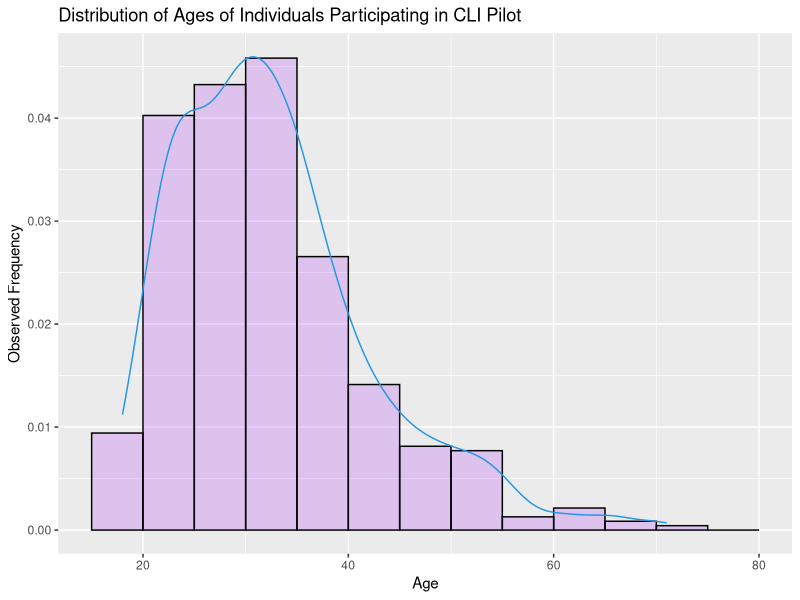
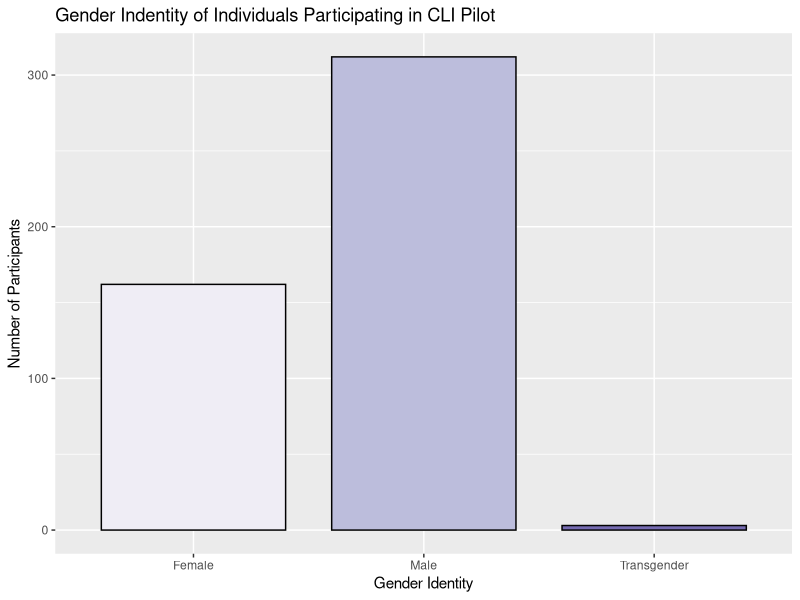
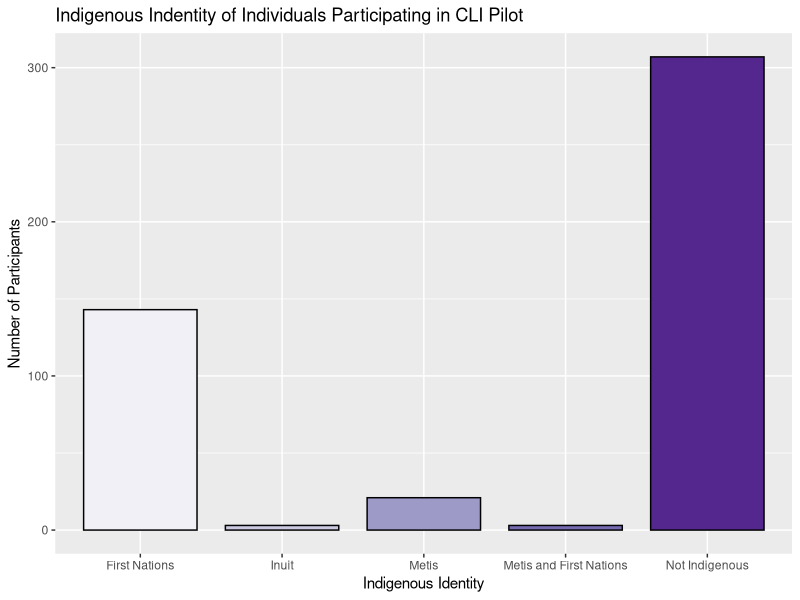
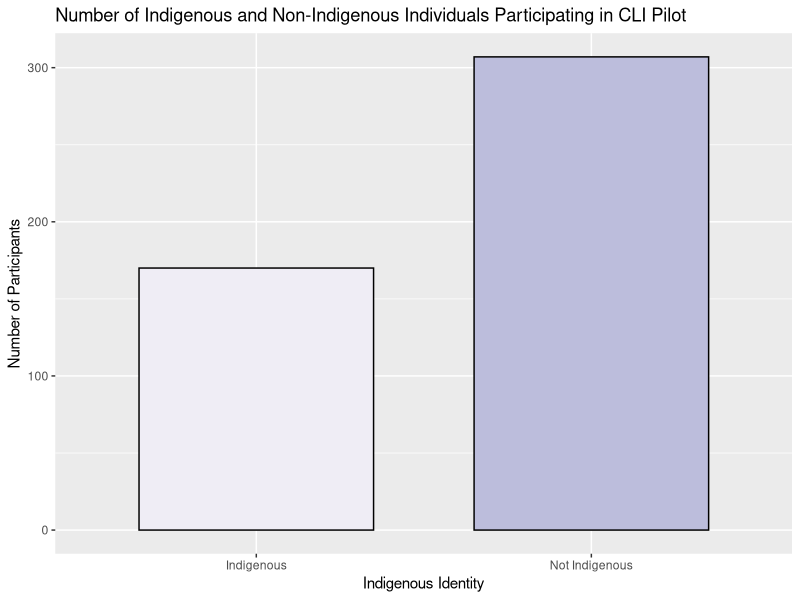

Source code (R) for these figures, in order: (Note: this script raises an error after producing the figures.)
# The purpose of this project is to assess the dataset in terms of data completion/quality
# Describe participant population
# Describe outcomes of program participants after 3 months

#Load a data set
setwd("/Users/emily/Documents")
getwd
MyData=read.csv("Summer Student Assignment 2020.csv")



########################## ANALYSIS FOR AGE ##############################

#Use summary function to calculate mean, median, minimum, maximum age and quartiles
summary(MyData$Age)

#Calculate standard deviation of age
sd(MyData$Age)

#Calculate variance of age
var(MyData$Age)

#Calculate Interquartile Range
IQR(MyData$Age)

#Make a histogram of ages
library(ggplot2)
ggplot(data=MyData, aes(Age)) + 
geom_histogram(aes(y =..density..), breaks=seq(15, 80, by=5), 
               col="black", 
               fill="purple", 
               alpha = .2) + geom_density(col=4) +
  labs(title="Distribution of Ages of Individuals Participating in CLI Pilot", x="Age", 
       y="Observed Frequency")


########################## ANALYSIS FOR GENDER ##############################

#Make a contingency table
Gender=table(MyData$I.Identify.As)
Gender

#Make a barchart
data=data.frame(Gender=c("Female","Male","Transgender"),value=c(162,312,3))

ggplot(data, aes(x=Gender, y=value, fill=Gender))+ 
        geom_bar(stat = "identity", color="black", width=0.8)+ scale_fill_brewer(palette="Purples") +
          labs(title="Gender Indentity of Individuals Participating in CLI Pilot", x="Gender Identity", 
          y="Number of Participants") + theme(legend.position = "none")


################### ANALYSIS FOR INDIGENOUS IDENTITY ########################

#Make Contingency Tables
table(MyData$Inuit)
table(MyData$First.Nations)
table(MyData$Metis)
table(MyData$Inuit, MyData$First.Nations)
table(MyData$Inuit, MyData$Metis)
table(MyData$First.Nations, MyData$Metis)


#Make a barchart comparing Indigenous groups
data1=data.frame(name1=c("Inuit","Metis","First Nations", "Metis and First Nations", "Not Indigenous"),
                 value1=c(3,21,143,3, 307))

ggplot(data1, aes(x=name1, y=value1, fill=name1))+ 
  geom_bar(stat = "identity", color="black", width = 0.8)+
  labs(title="Indigenous Indentity of Individuals Participating in CLI Pilot", x="Indigenous Identity", 
       y="Number of Participants") + theme(legend.position = "none") + 
        scale_fill_brewer(palette="Purples")


#Make a barchart comparing Indigenous to Non-Indigenous
data2=data.frame(name2=c("Indigenous", "Not Indigenous"),
                 value2=c(170, 307))

ggplot(data2, aes(x=name2, y=value2, fill=name2))+ 
  geom_bar(stat = "identity", color="black", width = 0.7)+
  labs(title="Number of Indigenous and Non-Indigenous Individuals Participating in CLI Pilot", 
       x="Indigenous Identity", y="Number of Participants") + theme(legend.position = "none")+
        scale_fill_brewer(palette="Purples")
geom

slices <- c(170,307) 
lbls <- c("Indigenous", "Non-Indigenous")
pct <- round(slices/sum(slices)*100)
lbls <- paste(lbls, pct) # add percents to labels 
lbls <- paste(lbls,"%",sep="") # ad % to labels 
pie(slices,labels = lbls, col=c("medium purple 1","slate gray 1"),
    main="Percentage of Indigenous and Non-Indigenous Individuals")


################### ANALYSIS FOR INCOME ########################

#Make a barchart comparing sources of Income
data3=data.frame(name3=c("Crown Ward", "Dependent of OW/ODSP", "Employed", "Employment Insurance",
                         "Self Employed", "No Source of Income", "ODSP",
                         "Ontario Works", "Other"),
                 value3=c(1,12,5,1,6,339,30,57,17))

ggplot(data3, aes(x=name3, y=value3, fill=name3))+ 
  geom_bar(stat = "identity", color="black")+
  labs(title="Income Source of Individuals Participating in CLI Pilot", 
       x="Income Source", y="Number of Participants") + 
        theme(legend.position = "none", axis.text.x = element_text(angle = 20)) +
        scale_fill_brewer(palette="Purples")



################### ANALYSIS FOR EDUCATIONAL BACKGROUND ########################

#Make a barchart comparing highest education
table(MyData$Education)
data4=data.frame(name4=c("Bachelor's Degree", "Certificate of Apprenticeship", "Certificate/Diploma",
                         "Grade 0-8","Grade 9", "Grade 10", "Grade 11", "Grade 12 or Equivalent",
                         "Journeyperson", "OAC", "Post Graduate", "Some Apprenticeship",
                         "Some College", "Some University"),
                 value4=c(6,1,33,77,72,89,78,79,2,1,2,2,25,1))

ggplot(data4, aes(x=name4, y=value4, fill=name4))+ 
  geom_bar(stat = "identity", color="black")+
  labs(title="Highest Education Completed of Individuals Participating in CLI Pilot", 
       x="Highest Education Completed", y="Number of Participants") + 
       theme(legend.position = "none", axis.text.x = element_text(angle = 25)) + 
  scale_colour_gradientn(colours=rainbow(4))

table(MyData$Education.Country)
table(MyData$History.of.Interrupted.Education)
table

table(MyData$Time.out.of.School)
data5=data.frame(name5=c("Less than 3 Months", "3 to 6 Months", "6 Months to 1 Year",
                         "1 Year to 6 Years", "More than 6 Years", "Not Applicable"),
                 value5=c(8,4,18,135,301,1))

ggplot(data5, aes(x=name5, y=value5, fill=name5))+ 
  geom_bar(stat = "identity", color="black")+
  labs(title="Time Out of School for CLI Pilot Participants", 
       x="Amount of Time Out of School", y="Number of Participants") + 
  theme(legend.position = "none", axis.text.x = element_text(angle = 20)) +
  scale_fill_brewer(palette="Purples")

################### ANALYSIS FOR EMPLOYMENT HISTORY ########################

table(MyData$Labour.Force.Attachment)
data6=data.frame(name6=c("Employed Full Time", "Employed Part Time", "Full Time Student", 
                         "Part Time Student", "Self Employed"),
                 value6=c(14,7,7,2,7))

ggplot(data6, aes(x=name6, y=value6, fill=name6))+ 
  geom_bar(stat = "identity", color="black")+
  labs(title="Labour Force Attachment for CLI Pilot Participants", 
       x="Labour Force Attachment", y="Number of Participants") + 
  theme(legend.position = "none", axis.text.x = element_text(angle = 20)) +
  scale_fill_brewer(palette="Purples")


table(MyData$Employment.Experience)

data7=data.frame(name7=c("No Work Experience", "Worked in Canada", "Worked But Not in Canada"),
                 value7=c(75, 389, 3))

ggplot(data7, aes(x=name7, y=value7, fill=name7))+ 
  geom_bar(stat = "identity", color="black")+
  labs(title="Work Experience of CLI Pilot Participants", 
       x="Work Experience", y="Number of Participants") + 
  theme(legend.position = "none", axis.text.x = element_text(angle = 0)) +
  scale_fill_brewer(palette="Purples")



table(MyData$Time.out.of.Work)
data8=data.frame(name8=c("Less than 3 Months", "3 to 6 Months", "6 Months to 1 Year",
                         "1 Year to 6 Years", "More than 6 Years"),
                 value8=c(41,22,62,161,93))

ggplot(data8, aes(x=name8, y=value8, fill=name8))+ 
  geom_bar(stat = "identity", color="black")+
  labs(title="Time Out of Work for CLI Pilot Participants With Work Experience", 
       x="Time Out of Work", y="Number of Participants") + 
  theme(legend.position = "none", axis.text.x = element_text(angle = 0)) +
  scale_fill_brewer(palette="Purples")



################### ANALYSIS FOR OUTCOME ########################

table(MyData$Outcome...3.months)
data9=data.frame(name9=c("In education - OSSD or equivalent", "In education - postsecondary",
                         "Employed Full-Time", "Independent", "Self-Employed",
                         "Unable to Work","Unemployed"),
                 value9=c(1,1,1,1,1,34,9))

ggplot(data9, aes(x=name9, y=value9, fill=name9))+ 
  geom_bar(stat = "identity", color="black")+
  labs(title="Outcome at 3 Months After Completion of CLI Pilot Program", 
       x="Outcome at 3 Months After Completion", y="Number of Participants") + 
  theme(legend.position = "none", axis.text.x = element_text(angle = 20)) +
  scale_fill_brewer(palette="Purples")






